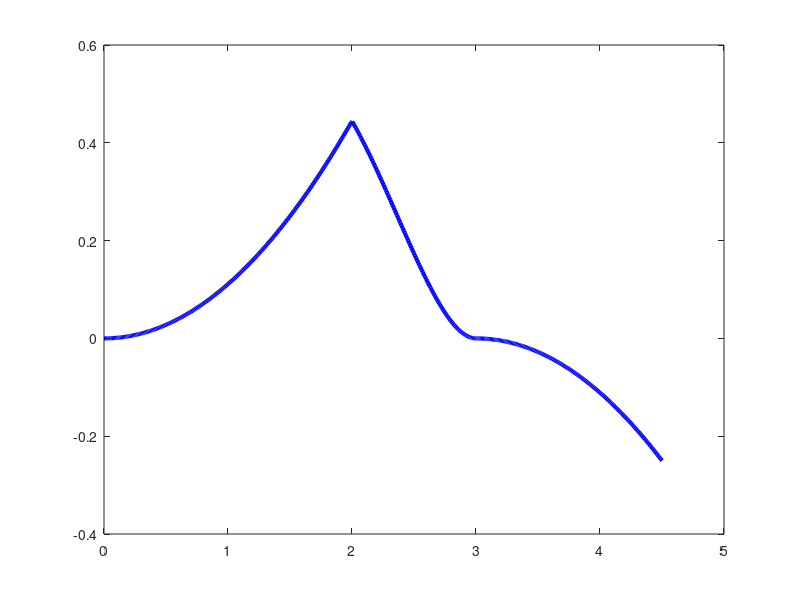

Reproduce this figure in MATLAB. (Note: this script raises an error after producing the figure.)
% Paramètres
P_l_bar = 3.0;           % Limite de puissance autorisée
beta = 1.0;              % Pondération de l'énergie
epsilon = 1.0;           % Zone de transition douce près de la contrainte

% Axe des puissances échangées
P_l = linspace(0, 1.5 * P_l_bar, 500);

% Initialisation de la récompense
reward = zeros(size(P_l));

% Calcul de la récompense selon la règle par morceaux
for i = 1:length(P_l)
    P = P_l(i);
    if P <= P_l_bar - epsilon
        reward(i) = beta * (P^2) / P_l_bar^2;
    elseif P <= P_l_bar
        x = (P_l_bar - P) / epsilon;  % x ∈ (0,1)
        reward(i) = beta * (P^2) / P_l_bar^2 * x^2;
    else
        margin = P - P_l_bar;
        reward(i) = - beta * (margin^2) / P_l_bar^2;
    end
end

% Tracer la fonction
figure;
plot(P_l, reward, 'b-', 'LineWidth', 3); hold on;
xline(P_l_bar - epsilon, '--g', 'P_l^{max} - \epsilon', 'LabelVerticalAlignment', 'bottom', 'LineWidth', 2);
xline(P_l_bar, '--r', 'P_l^{max}', 'LabelVerticalAlignment', 'bottom', 'LineWidth', 2);

xlabel('Power exchanged with the DSO (P_l)');
ylabel('Reward');
title('Epsilon-Based Reward Function for Power Exchange');
legend('reward(P_l)', 'Transition zone start', 'Constraint limit', 'Location', 'best');

grid on;
grid minor;
set(gca, 'XMinorGrid', 'on', 'YMinorGrid', 'on');
